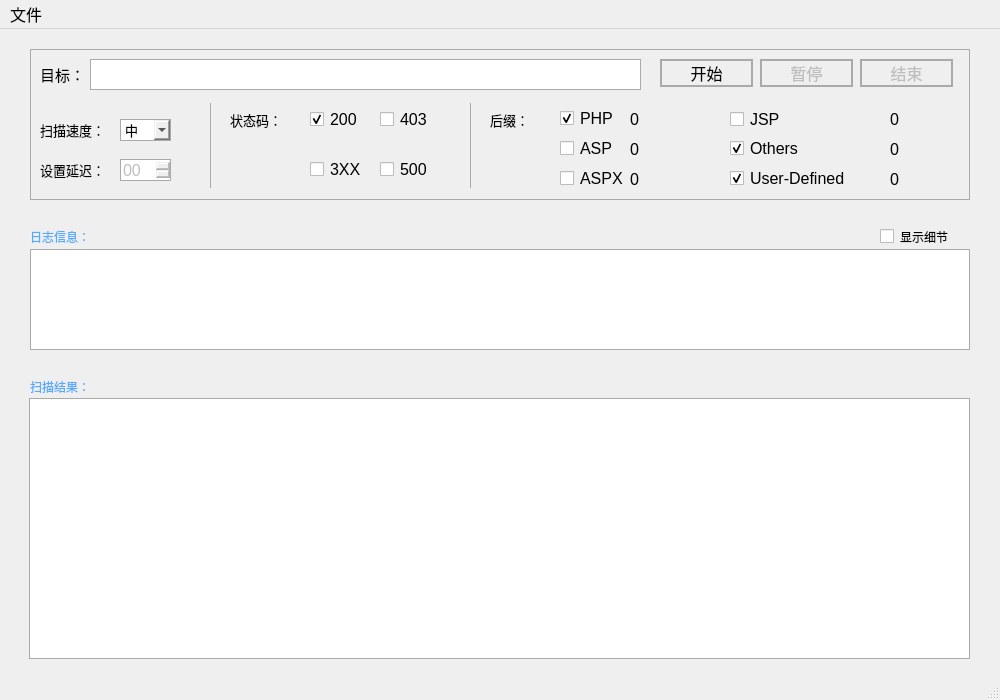
<?xml version="1.0" encoding="UTF-8"?>
<ui version="4.0">
 <class>MainWindow</class>
 <widget class="QMainWindow" name="MainWindow">
  <property name="windowModality">
   <enum>Qt::ApplicationModal</enum>
  </property>
  <property name="enabled">
   <bool>true</bool>
  </property>
  <property name="geometry">
   <rect>
    <x>0</x>
    <y>0</y>
    <width>1000</width>
    <height>700</height>
   </rect>
  </property>
  <property name="minimumSize">
   <size>
    <width>1000</width>
    <height>700</height>
   </size>
  </property>
  <property name="maximumSize">
   <size>
    <width>1000</width>
    <height>700</height>
   </size>
  </property>
  <property name="palette">
   <palette>
    <active>
     <colorrole role="WindowText">
      <brush brushstyle="SolidPattern">
       <color alpha="255">
        <red>0</red>
        <green>0</green>
        <blue>0</blue>
       </color>
      </brush>
     </colorrole>
     <colorrole role="Dark">
      <brush brushstyle="SolidPattern">
       <color alpha="255">
        <red>85</red>
        <green>170</green>
        <blue>255</blue>
       </color>
      </brush>
     </colorrole>
     <colorrole role="Text">
      <brush brushstyle="SolidPattern">
       <color alpha="255">
        <red>0</red>
        <green>0</green>
        <blue>0</blue>
       </color>
      </brush>
     </colorrole>
     <colorrole role="ButtonText">
      <brush brushstyle="SolidPattern">
       <color alpha="255">
        <red>0</red>
        <green>0</green>
        <blue>0</blue>
       </color>
      </brush>
     </colorrole>
    </active>
    <inactive>
     <colorrole role="WindowText">
      <brush brushstyle="SolidPattern">
       <color alpha="255">
        <red>0</red>
        <green>0</green>
        <blue>0</blue>
       </color>
      </brush>
     </colorrole>
     <colorrole role="Dark">
      <brush brushstyle="SolidPattern">
       <color alpha="255">
        <red>85</red>
        <green>170</green>
        <blue>255</blue>
       </color>
      </brush>
     </colorrole>
     <colorrole role="Text">
      <brush brushstyle="SolidPattern">
       <color alpha="255">
        <red>0</red>
        <green>0</green>
        <blue>0</blue>
       </color>
      </brush>
     </colorrole>
     <colorrole role="ButtonText">
      <brush brushstyle="SolidPattern">
       <color alpha="255">
        <red>0</red>
        <green>0</green>
        <blue>0</blue>
       </color>
      </brush>
     </colorrole>
    </inactive>
    <disabled>
     <colorrole role="WindowText">
      <brush brushstyle="SolidPattern">
       <color alpha="255">
        <red>85</red>
        <green>170</green>
        <blue>255</blue>
       </color>
      </brush>
     </colorrole>
     <colorrole role="Dark">
      <brush brushstyle="SolidPattern">
       <color alpha="255">
        <red>85</red>
        <green>170</green>
        <blue>255</blue>
       </color>
      </brush>
     </colorrole>
     <colorrole role="Text">
      <brush brushstyle="SolidPattern">
       <color alpha="255">
        <red>85</red>
        <green>170</green>
        <blue>255</blue>
       </color>
      </brush>
     </colorrole>
     <colorrole role="ButtonText">
      <brush brushstyle="SolidPattern">
       <color alpha="255">
        <red>85</red>
        <green>170</green>
        <blue>255</blue>
       </color>
      </brush>
     </colorrole>
    </disabled>
   </palette>
  </property>
  <property name="font">
   <font>
    <pointsize>12</pointsize>
   </font>
  </property>
  <property name="mouseTracking">
   <bool>false</bool>
  </property>
  <property name="tabletTracking">
   <bool>false</bool>
  </property>
  <property name="contextMenuPolicy">
   <enum>Qt::ActionsContextMenu</enum>
  </property>
  <property name="windowTitle">
   <string>WBS</string>
  </property>
  <property name="layoutDirection">
   <enum>Qt::LeftToRight</enum>
  </property>
  <property name="autoFillBackground">
   <bool>false</bool>
  </property>
  <property name="unifiedTitleAndToolBarOnMac">
   <bool>false</bool>
  </property>
  <widget class="QWidget" name="centralwidget">
   <widget class="QFrame" name="frame_result">
    <property name="enabled">
     <bool>false</bool>
    </property>
    <property name="geometry">
     <rect>
      <x>29</x>
      <y>369</y>
      <width>941</width>
      <height>261</height>
     </rect>
    </property>
    <property name="styleSheet">
     <string notr="true">background:rgb(255, 255, 255);
border:1px solid #aaa;</string>
    </property>
    <property name="frameShape">
     <enum>QFrame::StyledPanel</enum>
    </property>
    <property name="frameShadow">
     <enum>QFrame::Raised</enum>
    </property>
    <widget class="QListWidget" name="listWidget_result">
     <property name="geometry">
      <rect>
       <x>0</x>
       <y>0</y>
       <width>941</width>
       <height>261</height>
      </rect>
     </property>
     <property name="autoScrollMargin">
      <number>10</number>
     </property>
    </widget>
   </widget>
   <widget class="QFrame" name="frame_log">
    <property name="enabled">
     <bool>false</bool>
    </property>
    <property name="geometry">
     <rect>
      <x>30</x>
      <y>220</y>
      <width>940</width>
      <height>101</height>
     </rect>
    </property>
    <property name="styleSheet">
     <string notr="true">background:rgb(255, 255, 255);
border:1px solid #aaa;</string>
    </property>
    <property name="frameShape">
     <enum>QFrame::StyledPanel</enum>
    </property>
    <property name="frameShadow">
     <enum>QFrame::Raised</enum>
    </property>
    <widget class="QTextEdit" name="textEdit_log">
     <property name="geometry">
      <rect>
       <x>10</x>
       <y>10</y>
       <width>921</width>
       <height>81</height>
      </rect>
     </property>
     <property name="styleSheet">
      <string notr="true">border:0px;</string>
     </property>
    </widget>
   </widget>
   <widget class="QLabel" name="label_scanresult">
    <property name="enabled">
     <bool>false</bool>
    </property>
    <property name="geometry">
     <rect>
      <x>30</x>
      <y>350</y>
      <width>72</width>
      <height>15</height>
     </rect>
    </property>
    <property name="font">
     <font>
      <pointsize>9</pointsize>
     </font>
    </property>
    <property name="text">
     <string>扫描结果：</string>
    </property>
   </widget>
   <widget class="QLabel" name="label_loginfo">
    <property name="enabled">
     <bool>false</bool>
    </property>
    <property name="geometry">
     <rect>
      <x>30</x>
      <y>200</y>
      <width>72</width>
      <height>15</height>
     </rect>
    </property>
    <property name="font">
     <font>
      <pointsize>9</pointsize>
     </font>
    </property>
    <property name="text">
     <string>日志信息：</string>
    </property>
   </widget>
   <widget class="QWidget" name="widget_option" native="true">
    <property name="geometry">
     <rect>
      <x>30</x>
      <y>20</y>
      <width>940</width>
      <height>151</height>
     </rect>
    </property>
    <property name="styleSheet">
     <string notr="true">border:1px solid #aaa;</string>
    </property>
    <widget class="QLabel" name="label_target">
     <property name="enabled">
      <bool>false</bool>
     </property>
     <property name="geometry">
      <rect>
       <x>10</x>
       <y>10</y>
       <width>51</width>
       <height>31</height>
      </rect>
     </property>
     <property name="font">
      <font>
       <pointsize>11</pointsize>
      </font>
     </property>
     <property name="styleSheet">
      <string notr="true">color:#000;border:0px;</string>
     </property>
     <property name="text">
      <string>目标：</string>
     </property>
    </widget>
    <widget class="QLineEdit" name="lineEdit_target">
     <property name="enabled">
      <bool>true</bool>
     </property>
     <property name="geometry">
      <rect>
       <x>60</x>
       <y>10</y>
       <width>551</width>
       <height>31</height>
      </rect>
     </property>
     <property name="font">
      <font>
       <pointsize>11</pointsize>
      </font>
     </property>
    </widget>
    <widget class="QPushButton" name="pushButton_start">
     <property name="enabled">
      <bool>true</bool>
     </property>
     <property name="geometry">
      <rect>
       <x>630</x>
       <y>10</y>
       <width>93</width>
       <height>28</height>
      </rect>
     </property>
     <property name="cursor">
      <cursorShape>PointingHandCursor</cursorShape>
     </property>
     <property name="styleSheet">
      <string notr="true">border:2px solid #aaa;</string>
     </property>
     <property name="text">
      <string>开始</string>
     </property>
    </widget>
    <widget class="QPushButton" name="pushButton_end">
     <property name="enabled">
      <bool>false</bool>
     </property>
     <property name="geometry">
      <rect>
       <x>830</x>
       <y>10</y>
       <width>93</width>
       <height>28</height>
      </rect>
     </property>
     <property name="cursor">
      <cursorShape>PointingHandCursor</cursorShape>
     </property>
     <property name="styleSheet">
      <string notr="true">border:2px solid #aaa;</string>
     </property>
     <property name="text">
      <string>结束</string>
     </property>
    </widget>
    <widget class="QLabel" name="label_speed">
     <property name="geometry">
      <rect>
       <x>10</x>
       <y>70</y>
       <width>91</width>
       <height>21</height>
      </rect>
     </property>
     <property name="font">
      <font>
       <pointsize>10</pointsize>
      </font>
     </property>
     <property name="styleSheet">
      <string notr="true">color:#000;border:0px;</string>
     </property>
     <property name="text">
      <string>扫描速度：</string>
     </property>
    </widget>
    <widget class="QComboBox" name="comboBox_speed">
     <property name="geometry">
      <rect>
       <x>90</x>
       <y>70</y>
       <width>51</width>
       <height>22</height>
      </rect>
     </property>
     <property name="font">
      <font>
       <pointsize>10</pointsize>
      </font>
     </property>
     <property name="currentIndex">
      <number>1</number>
     </property>
     <item>
      <property name="text">
       <string>低</string>
      </property>
     </item>
     <item>
      <property name="text">
       <string>中</string>
      </property>
     </item>
     <item>
      <property name="text">
       <string>高</string>
      </property>
     </item>
    </widget>
    <widget class="QCheckBox" name="checkBox_php">
     <property name="geometry">
      <rect>
       <x>530</x>
       <y>60</y>
       <width>61</width>
       <height>19</height>
      </rect>
     </property>
     <property name="styleSheet">
      <string notr="true">border:0px;</string>
     </property>
     <property name="text">
      <string>PHP</string>
     </property>
     <property name="checked">
      <bool>true</bool>
     </property>
    </widget>
    <widget class="QCheckBox" name="checkBox_asp">
     <property name="geometry">
      <rect>
       <x>530</x>
       <y>90</y>
       <width>61</width>
       <height>19</height>
      </rect>
     </property>
     <property name="styleSheet">
      <string notr="true">border:0px;</string>
     </property>
     <property name="text">
      <string>ASP</string>
     </property>
    </widget>
    <widget class="QCheckBox" name="checkBox_jsp">
     <property name="geometry">
      <rect>
       <x>700</x>
       <y>60</y>
       <width>61</width>
       <height>21</height>
      </rect>
     </property>
     <property name="styleSheet">
      <string notr="true">border:0px;</string>
     </property>
     <property name="text">
      <string>JSP</string>
     </property>
    </widget>
    <widget class="QCheckBox" name="checkBox_aspx">
     <property name="geometry">
      <rect>
       <x>530</x>
       <y>120</y>
       <width>71</width>
       <height>19</height>
      </rect>
     </property>
     <property name="styleSheet">
      <string notr="true">border:0px;</string>
     </property>
     <property name="text">
      <string>ASPX</string>
     </property>
    </widget>
    <widget class="QCheckBox" name="checkBox_others">
     <property name="geometry">
      <rect>
       <x>700</x>
       <y>90</y>
       <width>91</width>
       <height>19</height>
      </rect>
     </property>
     <property name="styleSheet">
      <string notr="true">border:0px;</string>
     </property>
     <property name="text">
      <string>Others</string>
     </property>
     <property name="checked">
      <bool>true</bool>
     </property>
    </widget>
    <widget class="QCheckBox" name="checkBox_user_defined">
     <property name="geometry">
      <rect>
       <x>700</x>
       <y>120</y>
       <width>151</width>
       <height>19</height>
      </rect>
     </property>
     <property name="styleSheet">
      <string notr="true">border:0px;</string>
     </property>
     <property name="text">
      <string>User-Defined</string>
     </property>
     <property name="checked">
      <bool>true</bool>
     </property>
    </widget>
    <widget class="QLabel" name="label_php_num">
     <property name="geometry">
      <rect>
       <x>600</x>
       <y>60</y>
       <width>61</width>
       <height>21</height>
      </rect>
     </property>
     <property name="styleSheet">
      <string notr="true">border:0px;</string>
     </property>
     <property name="text">
      <string>0</string>
     </property>
    </widget>
    <widget class="QLabel" name="label_asp_num">
     <property name="geometry">
      <rect>
       <x>600</x>
       <y>90</y>
       <width>61</width>
       <height>21</height>
      </rect>
     </property>
     <property name="styleSheet">
      <string notr="true">border:0px;</string>
     </property>
     <property name="text">
      <string>0</string>
     </property>
    </widget>
    <widget class="QLabel" name="label_aspx_num">
     <property name="geometry">
      <rect>
       <x>600</x>
       <y>120</y>
       <width>61</width>
       <height>21</height>
      </rect>
     </property>
     <property name="styleSheet">
      <string notr="true">border:0px;</string>
     </property>
     <property name="text">
      <string>0</string>
     </property>
    </widget>
    <widget class="QLabel" name="label_jsp_num">
     <property name="geometry">
      <rect>
       <x>860</x>
       <y>60</y>
       <width>51</width>
       <height>21</height>
      </rect>
     </property>
     <property name="styleSheet">
      <string notr="true">border:0px;</string>
     </property>
     <property name="text">
      <string>0</string>
     </property>
    </widget>
    <widget class="QLabel" name="label_others_num">
     <property name="geometry">
      <rect>
       <x>860</x>
       <y>90</y>
       <width>51</width>
       <height>21</height>
      </rect>
     </property>
     <property name="styleSheet">
      <string notr="true">border:0px;</string>
     </property>
     <property name="text">
      <string>0</string>
     </property>
    </widget>
    <widget class="QLabel" name="label_user_defined_num">
     <property name="geometry">
      <rect>
       <x>860</x>
       <y>120</y>
       <width>51</width>
       <height>21</height>
      </rect>
     </property>
     <property name="styleSheet">
      <string notr="true">border:0px;</string>
     </property>
     <property name="text">
      <string>0</string>
     </property>
    </widget>
    <widget class="QLabel" name="label_delay">
     <property name="geometry">
      <rect>
       <x>10</x>
       <y>110</y>
       <width>91</width>
       <height>21</height>
      </rect>
     </property>
     <property name="font">
      <font>
       <pointsize>10</pointsize>
      </font>
     </property>
     <property name="styleSheet">
      <string notr="true">color:#000;border:0px;</string>
     </property>
     <property name="text">
      <string>设置延迟：</string>
     </property>
    </widget>
    <widget class="QTimeEdit" name="timeEdit_delay">
     <property name="enabled">
      <bool>false</bool>
     </property>
     <property name="geometry">
      <rect>
       <x>90</x>
       <y>110</y>
       <width>51</width>
       <height>22</height>
      </rect>
     </property>
     <property name="showGroupSeparator" stdset="0">
      <bool>false</bool>
     </property>
     <property name="dateTime">
      <datetime>
       <hour>0</hour>
       <minute>0</minute>
       <second>0</second>
       <year>2000</year>
       <month>1</month>
       <day>1</day>
      </datetime>
     </property>
     <property name="displayFormat">
      <string>mm</string>
     </property>
     <property name="timeSpec">
      <enum>Qt::LocalTime</enum>
     </property>
    </widget>
    <widget class="QCheckBox" name="checkBox_status_code_200">
     <property name="geometry">
      <rect>
       <x>280</x>
       <y>60</y>
       <width>61</width>
       <height>21</height>
      </rect>
     </property>
     <property name="styleSheet">
      <string notr="true">border:0px;</string>
     </property>
     <property name="text">
      <string>200</string>
     </property>
     <property name="checked">
      <bool>true</bool>
     </property>
    </widget>
    <widget class="QLabel" name="label_status_code">
     <property name="geometry">
      <rect>
       <x>200</x>
       <y>60</y>
       <width>61</width>
       <height>21</height>
      </rect>
     </property>
     <property name="font">
      <font>
       <pointsize>10</pointsize>
      </font>
     </property>
     <property name="styleSheet">
      <string notr="true">color:#000;border:0px;</string>
     </property>
     <property name="text">
      <string>状态码：</string>
     </property>
    </widget>
    <widget class="QCheckBox" name="checkBox_status_code_403">
     <property name="geometry">
      <rect>
       <x>350</x>
       <y>60</y>
       <width>61</width>
       <height>21</height>
      </rect>
     </property>
     <property name="styleSheet">
      <string notr="true">border:0px;</string>
     </property>
     <property name="text">
      <string>403</string>
     </property>
    </widget>
    <widget class="QCheckBox" name="checkBox_status_code_3XX">
     <property name="geometry">
      <rect>
       <x>280</x>
       <y>110</y>
       <width>61</width>
       <height>21</height>
      </rect>
     </property>
     <property name="styleSheet">
      <string notr="true">border:0px;</string>
     </property>
     <property name="text">
      <string>3XX</string>
     </property>
    </widget>
    <widget class="QCheckBox" name="checkBox_status_code_500">
     <property name="geometry">
      <rect>
       <x>350</x>
       <y>110</y>
       <width>61</width>
       <height>21</height>
      </rect>
     </property>
     <property name="styleSheet">
      <string notr="true">border:0px;</string>
     </property>
     <property name="text">
      <string>500</string>
     </property>
    </widget>
    <widget class="QLabel" name="label_suffix">
     <property name="geometry">
      <rect>
       <x>460</x>
       <y>60</y>
       <width>51</width>
       <height>21</height>
      </rect>
     </property>
     <property name="font">
      <font>
       <pointsize>10</pointsize>
      </font>
     </property>
     <property name="styleSheet">
      <string notr="true">color:#000;border:0px;</string>
     </property>
     <property name="text">
      <string>后缀：</string>
     </property>
    </widget>
    <widget class="Line" name="line_left">
     <property name="geometry">
      <rect>
       <x>180</x>
       <y>54</y>
       <width>1</width>
       <height>85</height>
      </rect>
     </property>
     <property name="orientation">
      <enum>Qt::Vertical</enum>
     </property>
    </widget>
    <widget class="Line" name="line_right">
     <property name="geometry">
      <rect>
       <x>440</x>
       <y>54</y>
       <width>1</width>
       <height>85</height>
      </rect>
     </property>
     <property name="orientation">
      <enum>Qt::Vertical</enum>
     </property>
    </widget>
    <widget class="QPushButton" name="pushButton_stop">
     <property name="enabled">
      <bool>false</bool>
     </property>
     <property name="geometry">
      <rect>
       <x>730</x>
       <y>10</y>
       <width>93</width>
       <height>28</height>
      </rect>
     </property>
     <property name="cursor">
      <cursorShape>PointingHandCursor</cursorShape>
     </property>
     <property name="styleSheet">
      <string notr="true">border:2px solid #aaa;</string>
     </property>
     <property name="text">
      <string>暂停</string>
     </property>
    </widget>
   </widget>
   <widget class="QCheckBox" name="checkBox_detail">
    <property name="geometry">
     <rect>
      <x>880</x>
      <y>197</y>
      <width>91</width>
      <height>21</height>
     </rect>
    </property>
    <property name="font">
     <font>
      <pointsize>9</pointsize>
     </font>
    </property>
    <property name="styleSheet">
     <string notr="true">border:0px;</string>
    </property>
    <property name="text">
     <string>显示细节</string>
    </property>
   </widget>
  </widget>
  <widget class="QMenuBar" name="menubar">
   <property name="geometry">
    <rect>
     <x>0</x>
     <y>0</y>
     <width>1000</width>
     <height>33</height>
    </rect>
   </property>
   <property name="font">
    <font>
     <pointsize>12</pointsize>
    </font>
   </property>
   <widget class="QMenu" name="menufile1">
    <property name="font">
     <font>
      <pointsize>12</pointsize>
     </font>
    </property>
    <property name="title">
     <string>文件</string>
    </property>
    <addaction name="action_setting"/>
    <addaction name="action_about"/>
   </widget>
   <addaction name="menufile1"/>
  </widget>
  <widget class="QStatusBar" name="statusbar"/>
  <action name="action_setting">
   <property name="checkable">
    <bool>false</bool>
   </property>
   <property name="enabled">
    <bool>true</bool>
   </property>
   <property name="text">
    <string>配置</string>
   </property>
   <property name="font">
    <font>
     <pointsize>12</pointsize>
    </font>
   </property>
  </action>
  <action name="action_about">
   <property name="text">
    <string>关于</string>
   </property>
   <property name="font">
    <font>
     <pointsize>12</pointsize>
    </font>
   </property>
  </action>
 </widget>
 <resources/>
 <connections/>
</ui>
